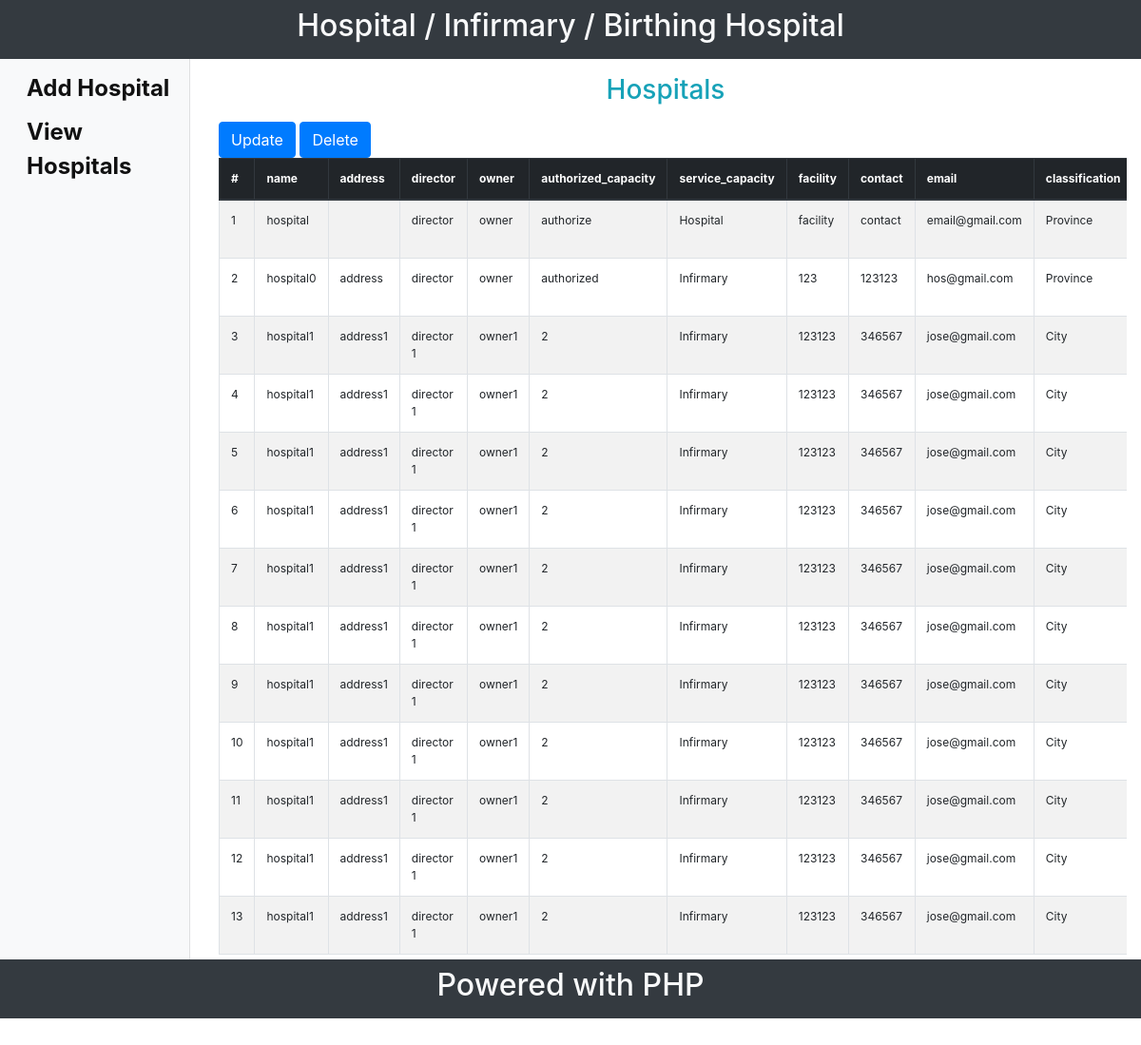
The app's page /index_view.php with its own data.
### tables this page shows
CREATE TABLE `hospitalinfo` (
  `id` int(11) NOT NULL,
  `name` varchar(100) NOT NULL,
  `address` varchar(225) NOT NULL,
  `director` varchar(100) NOT NULL,
  `owner` varchar(100) NOT NULL,
  `authorized_capacity` varchar(100) NOT NULL,
  `service_capacity` varchar(100) NOT NULL,
  `facility` varchar(100) NOT NULL,
  `contact` varchar(100) NOT NULL,
  `email` varchar(100) NOT NULL,
  `classification` varchar(100) NOT NULL,
  `private` tinyint(1) NOT NULL,
  `clinical_lab` varchar(225) NOT NULL,
  `DTL` tinyint(1) NOT NULL,
  `HIV` tinyint(1) NOT NULL,
  `pharmacy` tinyint(1) NOT NULL,
  `xray` varchar(225) NOT NULL,
  `BSF` varchar(225) NOT NULL,
  `dialysis` varchar(100) NOT NULL,
  `water_testing_lab` varchar(225) NOT NULL,
  `LTO_cert` varchar(225) NOT NULL,
  `license` varchar(225) NOT NULL,
  `date_monitoring` varchar(225) NOT NULL,
  `NOV` tinyint(1) NOT NULL,
  `conformed_issued` tinyint(1) NOT NULL,
  `date_deadline` varchar(225) NOT NULL
);

### viewHospitals.php (called while the page is built, shortened)
<?php
  require 'connect.php';
try
  {
    global $conn;
    $sql = $conn->query("SELECT * FROM hospitalinfo");
  }
catch(PDOException $e)
  {
    echo "View failed: " . $e->getMessage();
  }
?>

### index_view.php (the view, shortened to what this page needs)
<?php include 'toplayout.php' ?>
<?php include 'viewHospitals.php' ?>
  <h3 class="d-flex justify-content-center m-3 text-info">Hospitals</h3>
  <div class="col" >
    <button type="button" name="button" id="updateBtn" class="btn btn-primary">Update</button>
    <button type="button" name="button" id="deleteBtn" class="btn btn-primary">Delete</button>
  </div>
  <div class="col-12" style="overflow-x:scroll;max-height:75vh;">
  <table class="table table-bordered table-striped hlist">
    <thead class="thead-dark">
      <tr>
        <th>#                     </th>
        <th>name                  </th>
        <th>address               </th>
        <th>director              </th>
        <th>owner                 </th>
        <th>authorized_capacity   </th>
        <th>service_capacity      </th>
        <th>facility              </th>
        <th>contact               </th>
        <th>email                 </th>
        <th>classification        </th>
      </tr>
    </thead>
    <tbody>
      <?php
        foreach ($sql as $row)
        {
          echo "<tr>";
          echo "<td class='ids'>" . $row['id'                 ] . "</td> \n";
          echo "<td>" . $row['name'               ] . "</td> \n";
          echo "<td>" . $row['address'            ] . "</td> \n";
          echo "<td>" . $row['director'           ] . "</td> \n";
          echo "<td>" . $row['owner'              ] . "</td> \n";
          echo "<td>" . $row['authorized_capacity'] . "</td> \n";
          echo "<td>" . $row['service_capacity'   ] . "</td> \n";
          echo "<td>" . $row['facility'           ] . "</td> \n";
          echo "<td>" . $row['contact'            ] . "</td> \n";
          echo "<td>" . $row['email'              ] . "</td> \n";
          echo "<td>" . $row['classification'     ] . "</td> \n";
          echo "</tr>";
        }
      ?>
    </tbody>
  </table>
</div>
<?php include 'bottomlayout.php' ?>

### toplayout.php (shortened to what this page needs)
<!DOCTYPE html>
<html lang="en" dir="ltr">
<head>
  <link rel="stylesheet" href="css/bootstrap.min.css">
  <link rel="stylesheet" href="css/mycss.css">
</head>
<body style="height:100vh;">
  <div class="container-fluid bg-dark" style="position:sticky;top:0;z-index:1000;left:0;">
    <div class="d-flex justify-content-center text-light p-2">
      <h2>Hospital / Infirmary / Birthing Hospital</h2>
    </div>
  </div>
  <div class="container-fluid">
    <div class="row">
      <nav class="nav flex-column col-md-2 sidebar p-2 bg-light">
        <div class="sticky nav flex-column">
          <a href="index.php">Add Hospital</a>
          <a href="index_view.php">View Hospitals</a>
        </div>
      </nav>
      <div class="main-form ml-auto col-md-10 ">

### bottomlayout.php
        </div>
    </div>
  </div>
  <div class="container-fluid bg-dark" >
    <div class="d-flex justify-content-center text-light p-2"  >
      <h2>Powered with PHP</h2>
    </div>
  </div>
  </body>
</html>

### css/mycss.css (style rules this page uses)
.sidebar { box-shadow: inset -1px 0 0 rgba(0, 0, 0, .1); }
.sticky { position: sticky; top:62px; }
.sticky a { padding: 5px; padding-left:20px; font-weight: bold; color: #111111; font-size: 1.5em; }
table.hlist thead tr, table.hlist tbody tr { font-size: 12px; }
table.hlist th { position: sticky; top:0; }

### records on screen
hospitalinfo: id "1", name "hospital", director "director", owner "owner", authorized_capacity "authorize", service_capacity "Hospital", facility "facility", contact "contact", email "email@gmail.com", classification "Province"
hospitalinfo: id "2", name "hospital0", address "address", director "director", owner "owner", authorized_capacity "authorized", service_capacity "Infirmary", facility "123", contact "123123", email "hos@gmail.com", classification "Province"
hospitalinfo: id "3", name "hospital1", address "address1", director "director 1", owner "owner1", authorized_capacity "2", service_capacity "Infirmary", facility "123123", contact "346567", email "jose@gmail.com", classification "City"
hospitalinfo: id "4", name "hospital1", address "address1", director "director 1", owner "owner1", authorized_capacity "2", service_capacity "Infirmary", facility "123123", contact "346567", email "jose@gmail.com", classification "City"
hospitalinfo: id "5", name "hospital1", address "address1", director "director 1", owner "owner1", authorized_capacity "2", service_capacity "Infirmary", facility "123123", contact "346567", email "jose@gmail.com", classification "City"
hospitalinfo: id "6", name "hospital1", address "address1", director "director 1", owner "owner1", authorized_capacity "2", service_capacity "Infirmary", facility "123123", contact "346567", email "jose@gmail.com", classification "City"
hospitalinfo: id "7", name "hospital1", address "address1", director "director 1", owner "owner1", authorized_capacity "2", service_capacity "Infirmary", facility "123123", contact "346567", email "jose@gmail.com", classification "City"
hospitalinfo: id "8", name "hospital1", address "address1", director "director 1", owner "owner1", authorized_capacity "2", service_capacity "Infirmary", facility "123123", contact "346567", email "jose@gmail.com", classification "City"
hospitalinfo: id "9", name "hospital1", address "address1", director "director 1", owner "owner1", authorized_capacity "2", service_capacity "Infirmary", facility "123123", contact "346567", email "jose@gmail.com", classification "City"
hospitalinfo: id "10", name "hospital1", address "address1", director "director 1", owner "owner1", authorized_capacity "2", service_capacity "Infirmary", facility "123123", contact "346567", email "jose@gmail.com", classification "City"
hospitalinfo: id "11", name "hospital1", address "address1", director "director 1", owner "owner1", authorized_capacity "2", service_capacity "Infirmary", facility "123123", contact "346567", email "jose@gmail.com", classification "City"
hospitalinfo: id "12", name "hospital1", address "address1", director "director 1", owner "owner1", authorized_capacity "2", service_capacity "Infirmary", facility "123123", contact "346567", email "jose@gmail.com", classification "City"
hospitalinfo: id "13", name "hospital1", address "address1", director "director 1", owner "owner1", authorized_capacity "2", service_capacity "Infirmary", facility "123123", contact "346567", email "jose@gmail.com", classification "City"
